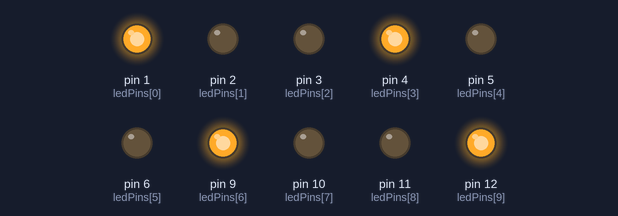
A sketch run on a simulated Arduino Uno, built with avr-gcc and run on an emulated ATmega328P. On the bench: output pins drawn as LEDs (lit = HIGH).

Above: at 0.1 s.
At 1.1 s:
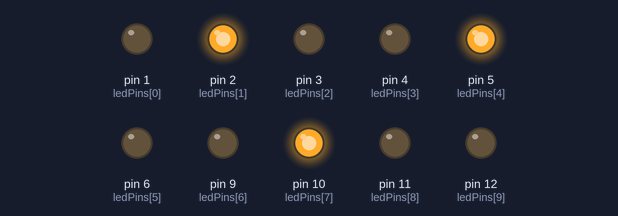
At 2.7 s:
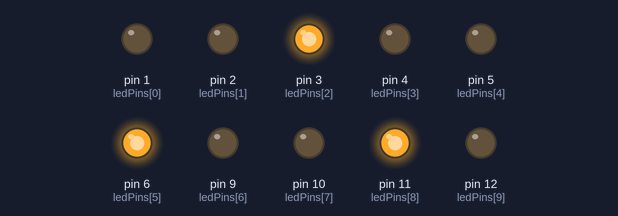
Timing chart, 0 to 3.0 s (numbered marks = the images above):
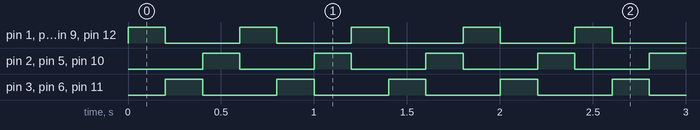

Measured:
- by itself, pin 1 (ledPins[0]), pin 2 (ledPins[1]), pin 3 (ledPins[2]), pin 4 (ledPins[3]), pin 5 (ledPins[4]), pin 6 (ledPins[5]), pin 9 (ledPins[6]), pin 10 (ledPins[7]), pin 11 (ledPins[8]), pin 12 (ledPins[9]): alternates HIGH for 0.20 s and LOW for 0.40 s
- by itself, everything shown: repeats every 0.60 s, in 3 steps

The sketch:

LedAlternator.ino
```cpp
const int ledCount = 10;
int ledPins[ledCount] = { 1, 2, 3, 4, 5, 6, 9, 10, 11, 12 };
int mod = 3;
int offset = 0;
int delayMS = 200;

void setup()
{
  for (int i = 0; i < ledCount; i++)
  {
    pinMode(ledPins[i], OUTPUT);
  }
}

void loop()
{
  for (int i = 0; i < ledCount; i++)
  {
    if ((i + offset) % mod == 0)
    {
      digitalWrite(ledPins[i], HIGH);
    }
    else
    {
      digitalWrite(ledPins[i], LOW);
    }
  }

  offset++;
  if (offset == mod)
  {
    offset = 0;
  }

  delay(delayMS);
}
```
